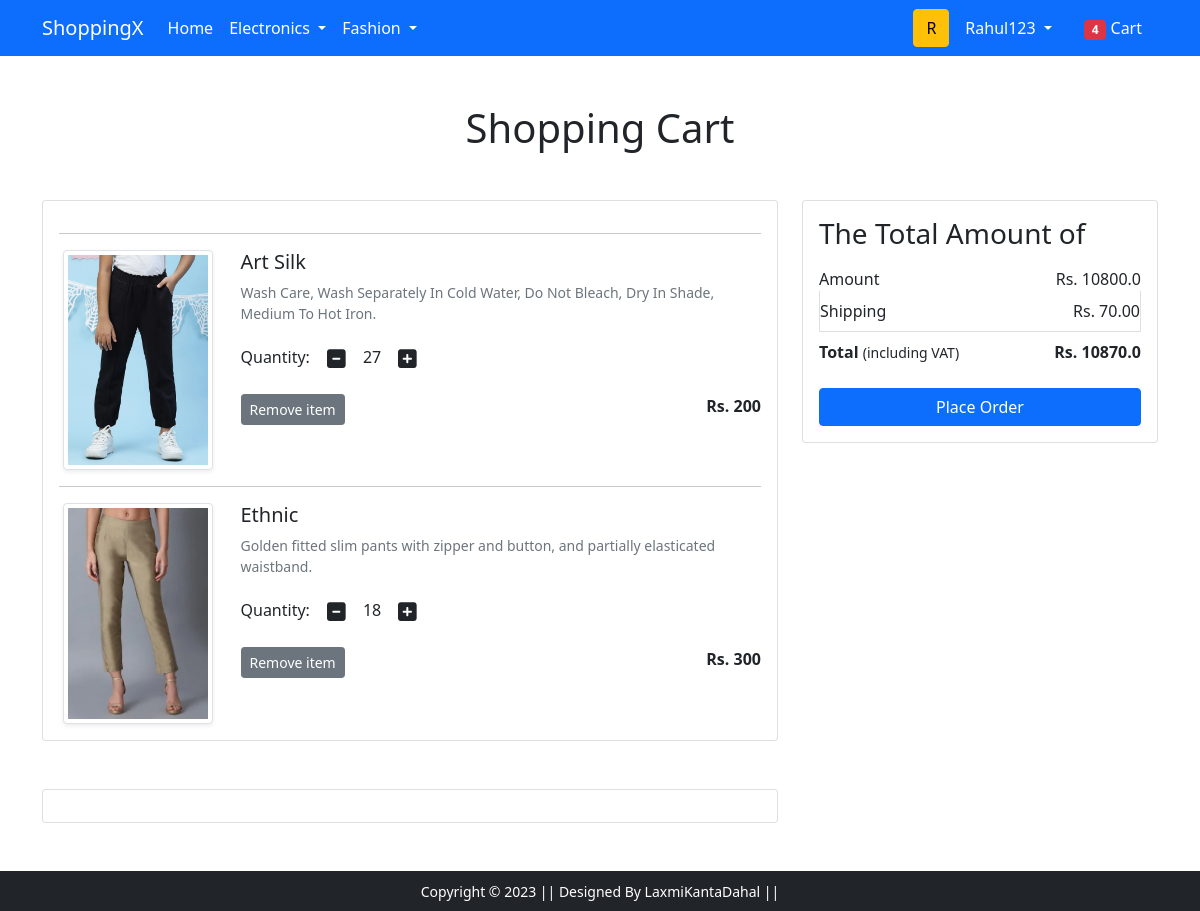
Before: /cart/ (signed in) with the older database file.
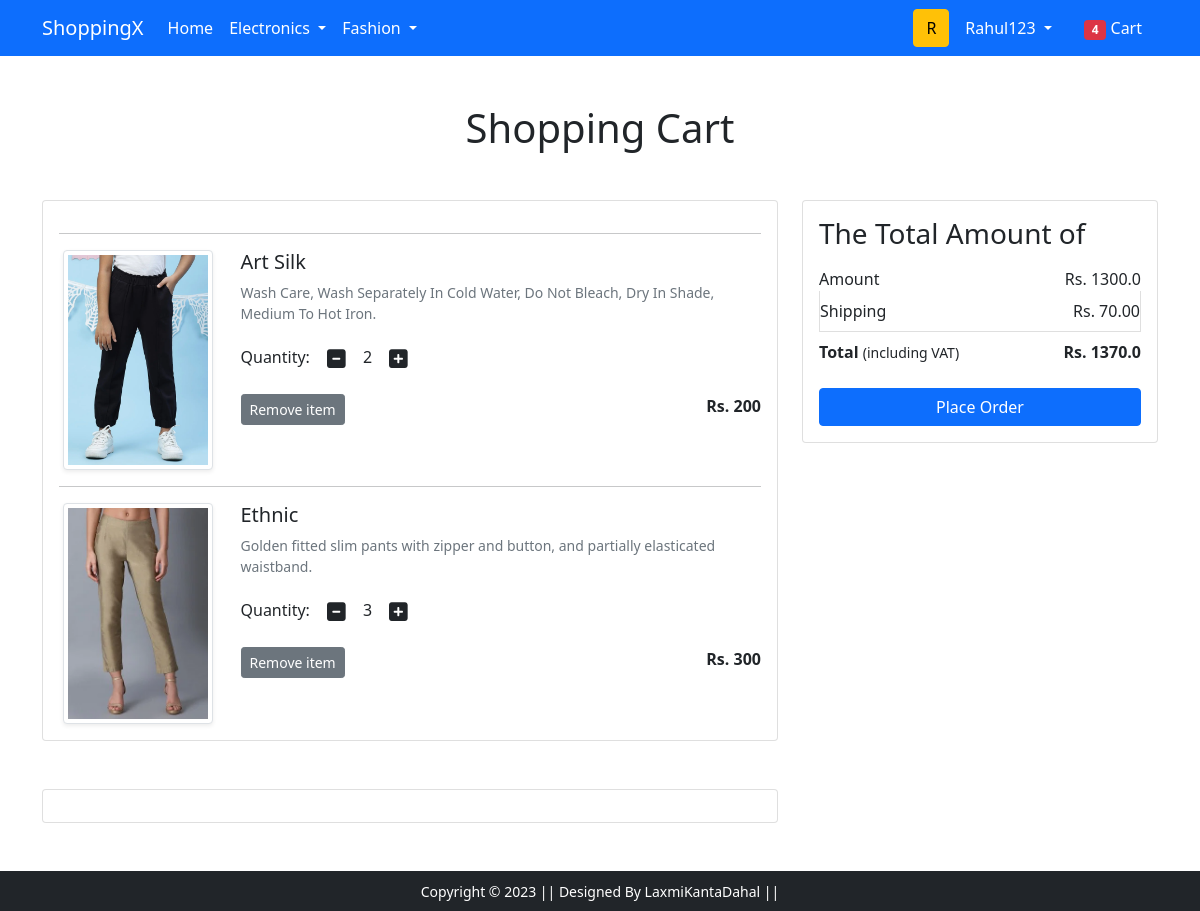
After: the same page with the newer database file.
### app/models.py (models this page shows, shortened)
class Cart(models.Model):
    user=models.ForeignKey(User, on_delete=models.CASCADE)
    product=models.ForeignKey(Product, on_delete=models.CASCADE)
    quantity=models.PositiveIntegerField(default=1)

class Product(models.Model):
    title=models.CharField(max_length=100)
    selling_price=models.FloatField()
    discounted_price=models.IntegerField()
    description=models.TextField(blank=True)
    brand=models.CharField(max_length=100)
    category=models.CharField(choices=CATEGORY_CHOICES,max_length=2)
    product_img=models.ImageField(upload_to='productimg')

### app/views.py (the view)
# urls.py: path('cart/', views.show_cart, name='showcart'),
@login_required
def show_cart(request):
    if request.user.is_authenticated:
        user=request.user
        cart=Cart.objects.filter(user=user)
        amount=0.00
        shipping_amount=70.0
        total_amount=0.0
        cart_product=[p for p in Cart.objects.all() if p.user==user]
        if cart_product:
            for p in cart_product:
                tempamount=(p.quantity * p.product.discounted_price)
                amount+=tempamount
                total_amount=amount+shipping_amount
            return render(request,'app/addtocart.html',{'carts':cart,'total_amount':total_amount,'amount':amount})
        else:
            return render(request,'app/emptycart.html')

### app/templates/app/addtocart.html (shortened to what this page needs)
{% extends 'app/base.html' %}
{% load static %}
{% block main-content %}
<div class="container my-5">
 <div class="row">
  <h1 class="text-center mb-5">Shopping Cart</h1>
  <div class="col-sm-8">
  <div class="card">
   <div class="card-body">
    {% for cart in carts %}
    <hr>
    <div class="row">
     <div class="col-sm-3 text-center align-self-center"><img src="{{cart.product.product_img.url}}" alt="" srcset="" class="img-fluid img-thumbnail shadow-sm" height="150" width="150"> </div>
     <div class="col-sm-9">
      <div>
       <h5>{{cart.product.title}}</h5>
       <p class="mb-2 text-muted small">{{cart.product.description}}</p>
       <div class="my-3">
        <label for="quantity">Quantity:</label>
        <a class="minus-cart btn" pid="{{cart.product.id}}"><i class="fas fa-minus-square fa-lg"></i></a>
          <span id="quantity">{{cart.quantity}}</span>
        <a class="plus-cart btn" pid="{{cart.product.id}}"><i class="fas fa-plus-square fa-lg"></i></a>
       </div>
       <div class="d-flex justify-content-between">
        <a href="#" class="btn btn-sm btn-secondary mr-3 remove-cart" pid="{{cart.product.id}}">Remove item </a>
        <p class="mb-0"><span><strong>Rs. {{cart.product.discounted_price}}</strong></span></p>
       </div>
      </div>
     </div>
    </div>
    {% endfor %}
   </div>
   </div>
  </div>
  <div class="col-sm-4">
   <div class="card">
    <div class="card-body">
      <h3>The Total Amount of</h3>
      <ul class="list-group">
       <li class="list-group-item d-flex justify-content-between align-items-center border-0 px-0 pb-0">Amount<span id="amount">Rs. {{amount}}</span></li>
       <li class="list-group-item d-flex justify-content-between align-items-center px-0">Shipping<span>Rs. 70.00</span></li>
       <li class="list-group-item d-flex justify-content-between align-items-center border-0 px-0 mb-3">
        <div>
           <strong>Total</strong> <small>(including VAT)</small>
         </div>
         <span><strong><strong id="totalamount">Rs. {{total_amount}}</strong></strong></span>
       </li>
      </ul>
      <div class="d-grid"><a href="{% url 'checkout' %}" class="btn btn-primary">Place Order</a></div>
    </div>
   </div>
  </div>
 </div>
</div>
<div class="container">
 <div class="row">
  <div class="col-sm-8">
   <div class="card">
    <div class="card-body">
    </div>
  </div>
  </div>
 </div>
</div>
{% endblock main-content %}

Changed rows visible on the page:
changed Cart "Art Silk": quantity "27" → "2"
changed Cart "Ethnic": quantity "18" → "3"
Other visible differences:
{{ amount }}: "10800.0" → "1300.0"
{{ total_amount }}: "10870.0" → "1370.0"
